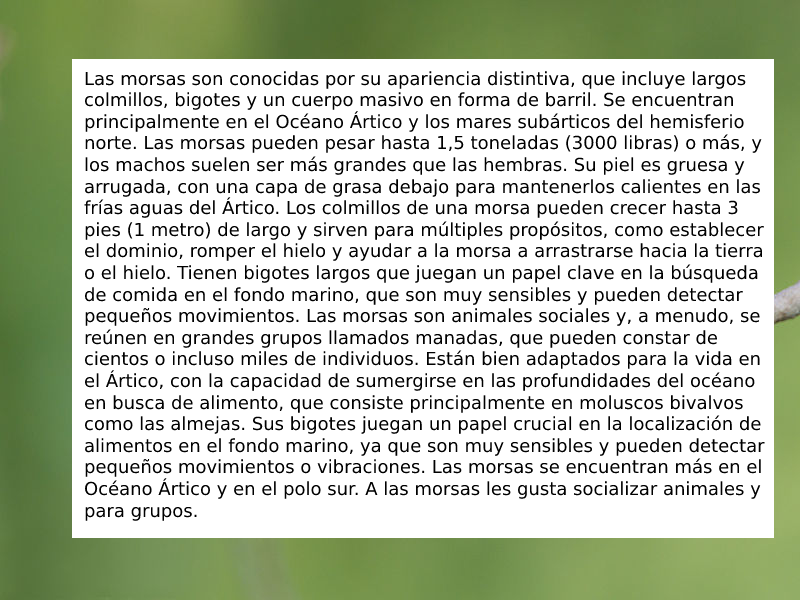
#> input picture training/training1.png, 800 x 600 px, found by its file name; its folder holds only this picture in this run
$ python ExtractText.py
#> lines starting #> are read from the running program, lines starting #| are printed output that depends on the picture; after the words box and inside, x2 and y2 are one past the last pixel; in counts of white or black regions, pixels touching at a corner belong together
import cv2
import pytesseract
import os
import csv

os.environ['TESSDATA_PREFIX'] = 'C:/Program Files/Tesseract-OCR/tessdata/'

def extract_text(img_path, out_path):
    # Read image with opencv
#> called with img_path = 'training/training1.png', out_path = 'saved_texts/text1.txt'
    img = cv2.imread(img_path)
#> img is the input picture: shape (600, 800, 3); mean B, G, R 176.5, 195.9, 187.5

    # Convert the image to grayscale
    gray_img = cv2.cvtColor(img, cv2.COLOR_BGR2GRAY)
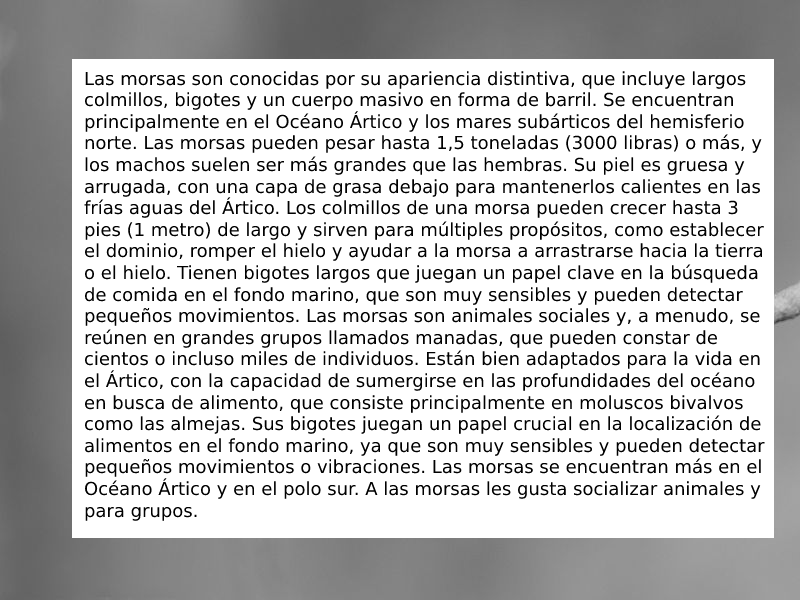
#> gray_img: shape (600, 800); min 0, max 255, mean 191.2

    thresh = cv2.threshold(gray_img, 0, 255, cv2.THRESH_BINARY + cv2.THRESH_OTSU)[1]
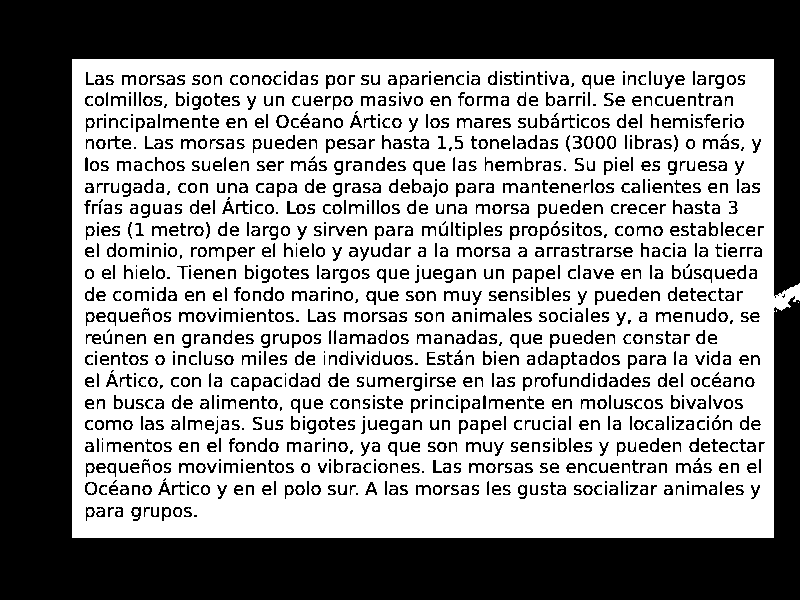
#> thresh: shape (600, 800); 58.6% white; 1316 black regions (129 under 20 px), largest, box (x1, y1, x2, y2) and area: (0, 0, 800, 600) 143344, (703, 139, 718, 149) 77, (179, 312, 194, 322) 77

    # Apply threshold to get image with only b&w (binarization)
#    threshold_img = cv2.threshold(gray_img, 0, 255, cv2.THRESH_OTSU | cv2.THRESH_BINARY_INV)[1]

#> (the run stopped early here; a loop or call above may not have finished)
